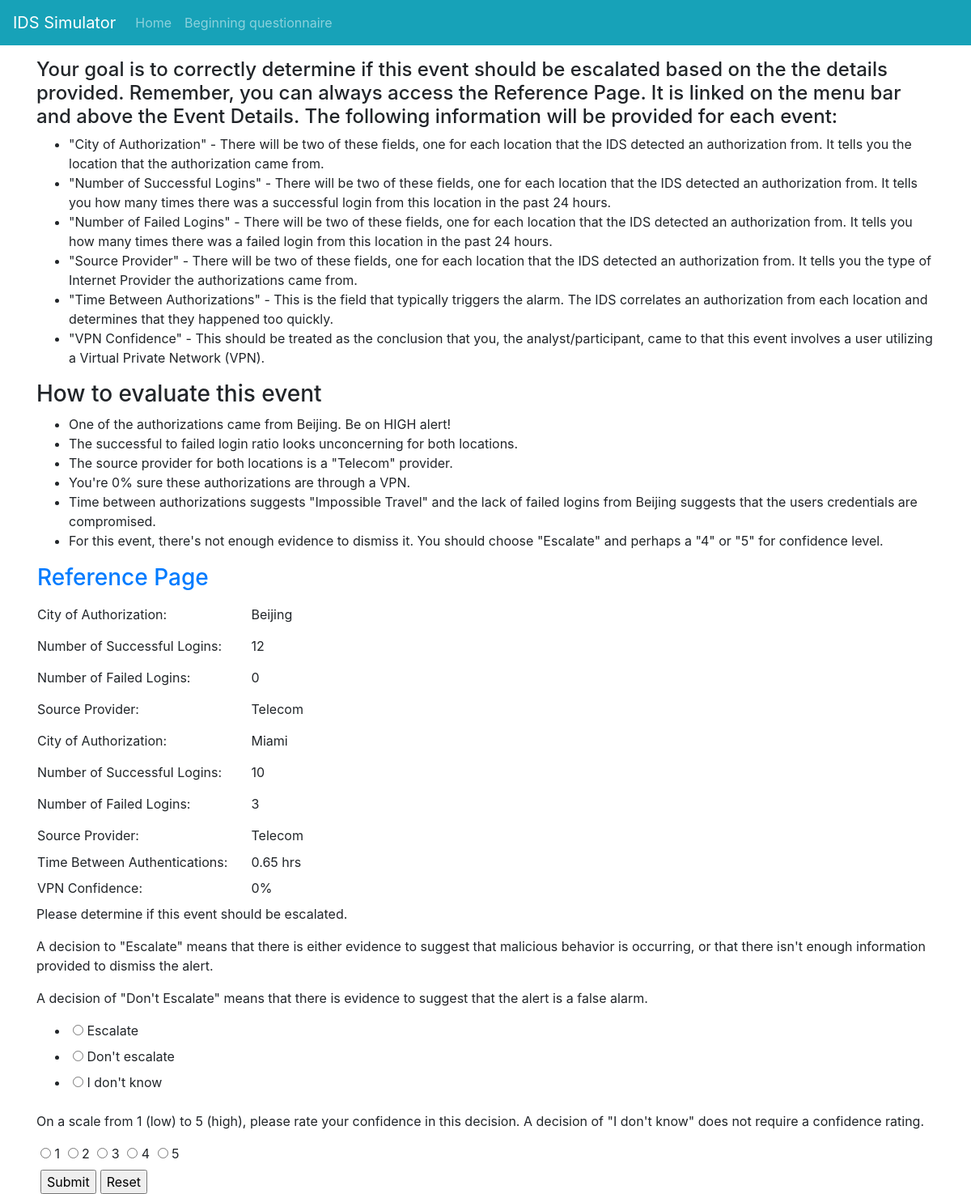
Page /BeijingEventPage/2 (signed in) on the committed database.
### models.py (models this page shows)
class TrainingEvent(db.Model):
    id = db.Column(db.Integer, primary_key=True)
    should_escalate = db.Column(db.String(25))
    country_of_authentication1 = db.Column(db.String(25))
    number_successful_logins1 = db.Column(db.Integer)
    number_failed_logins1 = db.Column(db.Integer)
    source_provider1 = db.Column(db.String(50))
    country_of_authentication2 = db.Column(db.String(25))
    number_successful_logins2 = db.Column(db.Integer)
    number_failed_logins2 = db.Column(db.Integer)
    source_provider2 = db.Column(db.String(50))
    time_between_authentications = db.Column(db.Float)
    vpn_confidence = db.Column(db.String(5))

### crywolf.py (the view, shortened to what this page needs)
@app.route('/BeijingEventPage/<eventId>', methods = ["GET", "POST"])
@login_required
def BeijingEventPage(eventId):
    event = models.TrainingEvent.query.get(eventId)
    form = eventDecisionForm()
    decision = models.TrainingEventDecision.query.filter_by(user = current_user.username, event_id = eventId).\
        order_by(models.TrainingEventDecision.time_event_decision.desc()).first()
    if request.method == 'GET' and decision is not None:
        form.escalate.data = decision.escalate
        form.confidence.data = decision.confidence
    return render_template('BeijingEventPage.html', event = event, form=form)

### forms.py
class eventDecisionForm(FlaskForm):
    escalate = RadioField(
                    choices=[
                        ('Escalate','Escalate'),
                        ("Don't escalate","Don't escalate"),
                        ("I don't know","I don't know")
                    ],
                    validators=[InputRequired()]
                )
    confidence = RadioField(choices=[("1","1"),("2","2"),("3", "3"),("4","4"),("5","5")], validators=[OptionalConfidence()])

### crywolf.py (called while the page is built)
@login_manager.user_loader
def load_user(user_id):
    return models.User.query.get(user_id)

### templates/BeijingEventPage.html (shortened to what this page needs)
{% extends "base.html" %}
{% block content %}
    <article>
        <h4>Your goal is to correctly determine if this event should be escalated based on the the details provided. Remember, you can always access the
                Reference Page. It is linked on the menu bar and above the Event Details. The following information will be provided for each event:</h4>
            <ul>
                <li>"City of Authorization" - There will be two of these fields, one for each location that the IDS detected an authorization from. It tells you
                        the location that the authorization came from.</li>
                <li>"Number of Successful Logins" - There will be two of these fields, one for each location that the IDS detected an authorization from. It tells
                        you how many times there was a successful login from this location in the past 24 hours.</li>
                <li>"Number of Failed Logins" - There will be two of these fields, one for each location that the IDS detected an authorization from. It tells
                        you how many times there was a failed login from this location in the past 24 hours.</li>
                <li>"Source Provider" - There will be two of these fields, one for each location that the IDS detected an authorization from. It tells you the type of
                        Internet Provider the authorizations came from.</li>
                <li>"Time Between Authorizations" - This is the field that typically triggers the alarm. The IDS correlates an authorization from each location
                        and determines that they happened too quickly.</li>
                <li>"VPN Confidence" - This should be treated as the conclusion that you, the analyst/participant, came to that this event involves a user utilizing
                        a Virtual Private Network (VPN).</li>
            </ul>
        <h3>How to evaluate this event</h3>
        <ul>
            <li>One of the authorizations came from Beijing. Be on HIGH alert!</li>
            <li>The successful to failed login ratio looks unconcerning for both locations.</li>
            <li>The source provider for both locations is a "Telecom" provider.</li>
            <li>You're 0% sure these authorizations are through a VPN.</li>
            <li>Time between authorizations suggests "Impossible Travel" and the lack of failed logins from Beijing suggests that the users credentials are
                compromised.</li>
            <li>For this event, there's not enough evidence to dismiss it. You should choose "Escalate" and perhaps a "4" or "5" for
                confidence level.
            </li>
        </ul>
        <table>
            <tr><td><a href="{{ url_for('reference') }}" target="_blank"><h3>Reference Page</h3></a></td></tr>
            <tr><td>City of Authorization: </td> <td><pre>   </pre></td>   <td> {{event.country_of_authentication1}}</td></tr>
            <tr><td>Number of Successful Logins: </td>  <td><pre>   </pre></td>  <td> {{event.number_successful_logins1}}</td></tr>
            <tr><td>Number of Failed Logins: </td>  <td><pre>   </pre></td>  <td> {{event.number_failed_logins1}}</td></tr>
            <tr><td>Source Provider: </td> <td><pre>   </pre></td>   <td> {{event.source_provider1}}</td></tr>
            <tr><td>City of Authorization: </td>  <td><pre>   </pre></td>  <td> {{event.country_of_authentication2}}</td></tr>
            <tr><td>Number of Successful Logins: </td>   <td><pre>   </pre></td> <td> {{event.number_successful_logins2}}</td></tr>
            <tr><td>Number of Failed Logins: </td> <td><pre>   </pre></td>   <td> {{event.number_failed_logins2}}</td></tr>
            <tr><td>Source Provider: </td>  <td><pre>   </pre></td> <td> {{event.source_provider2}} </td></tr>
            <tr><td>Time Between Authentications: </td>  <td></td>  <td> {{event.time_between_authentications}} hrs</td></tr>
            <tr><td>VPN Confidence: </td> <td><pre>   </pre></td>  <td> {{event.vpn_confidence}} </td></tr>
        </table>
    </article>
    <aside>
        <p> Please determine if this event should be escalated.</p>
        <p>A decision to "Escalate" means that there is either evidence to suggest that malicious behavior is occurring, or that there isn't enough
            information provided to dismiss the alert.</p>
        <p>A decision of "Don't Escalate" means that there is evidence to suggest that the alert is a false alarm.</p>
        <form action = "" method = "POST" id = "event_decision">
            {{ form.escalate }}
            <p> On a scale from 1 (low) to 5 (high), please rate your confidence in this decision. A decision of "I don't know" does not require a
                    confidence rating.</p>
            {% for subfield in form.confidence %}
            <tr>
                <td>{{ subfield }}</td>
                <td>{{ subfield.label }}</td>
            </tr>
            {% endfor %}
            <br><input type="submit" value="Submit"><input type="reset" value="Reset">
        </form>
    </aside>
{% endblock %}

### templates/BeijingEventPage.html (style rules this page uses)
input { color: black; margin-left: 5px; }

### rows in the picture
TrainingEvent: country_of_authentication1 "Beijing", number_successful_logins1 "12", number_failed_logins1 "0", source_provider1 "Telecom", country_of_authentication2 "Miami", number_successful_logins2 "10", number_failed_logins2 "3", source_provider2 "Telecom", time_between_authentications "0.65", vpn_confidence "0%"

### other values in the picture
{{ subfield.label }} "1" "2" "3" "4" "5"
